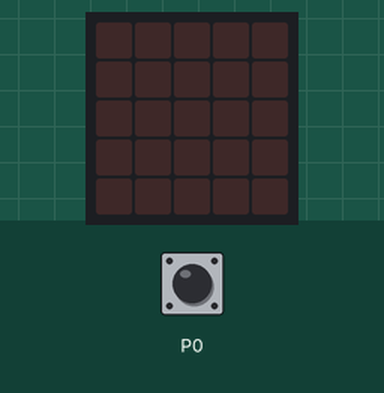
Simulated run of this program. Board: BBC micro:bit (MakeCode). Parts: the board's 5×5 LED display. The test bench sets the inputs (shaded band).

Above: at 1.2 s.
1.3 s: touch pin P0 pressed for 0.15 s
At 1.51 s:
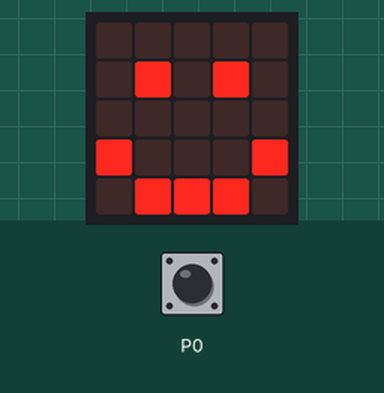
3.2 s: touch pin P0 pressed for 3.2 s
Timing chart, 0 to 6.2 s (numbered marks = the images above; inputs shaded):
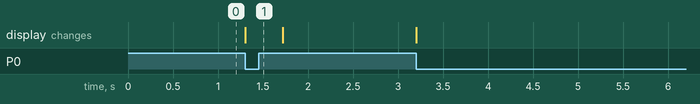

The program:

main.ts
```typescript
basic.forever(function () {
    if (input.pinIsPressed(TouchPin.P0)) {
        basic.showLeds(`
            . . . . .
            . # . # .
            . . . . .
            # . . . #
            . # # # .
            `)
    } else {
        basic.clearScreen()
    }
})
```

test.ts
```typescript
// aquí va el archivo "tests"; esto no se compilará cuando este paquete se utilice como una extensión.
```

Measured:
- after the input at 1.3 s, the display: changes at once (image 1)
